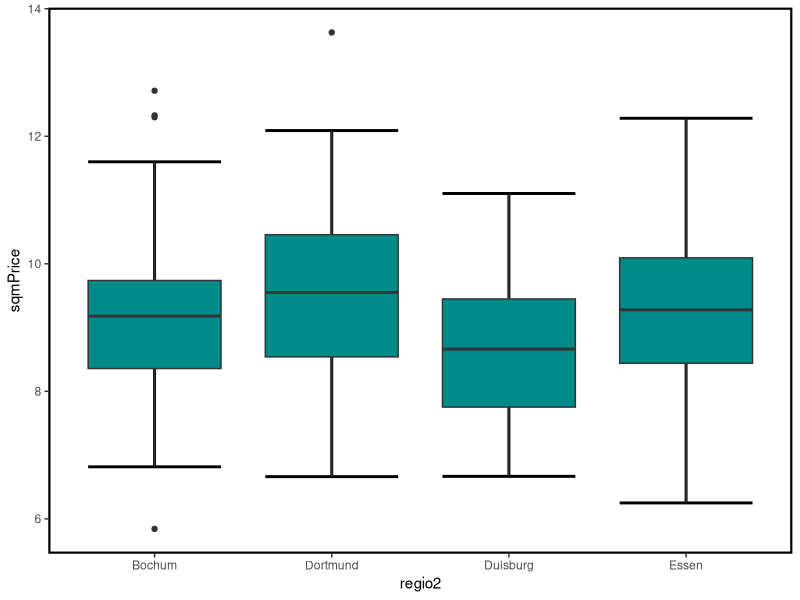
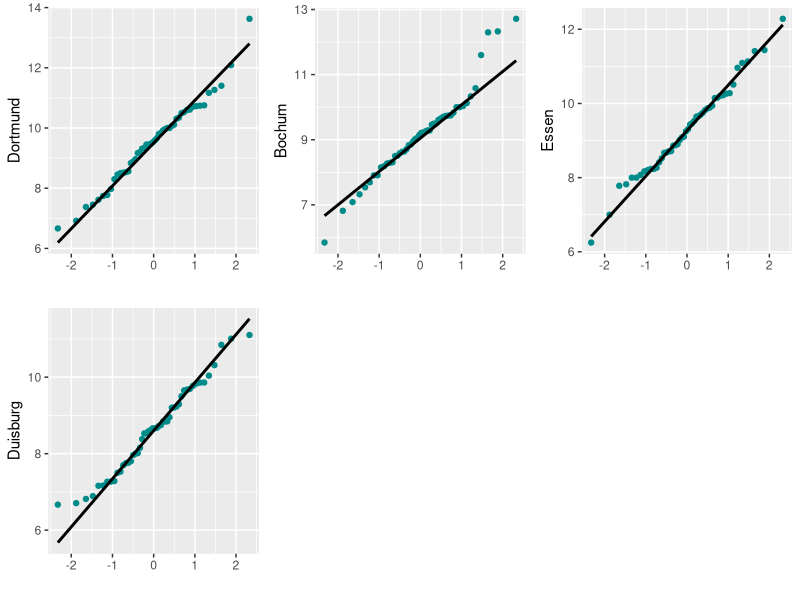

Write the R code that produced these figures, in order.
# Comparison of Multiple Distributions (Report-2)


library(ggplot2)
library(gridExtra)

R.version.string  #Version of R

df <- read.csv("./ImmoDataRuhr.csv", header = T) #read data

#Descriptive Statistics
table(df$regio2)
summary(df$sqmPrice)
str(df)

#Data summary
df_s <- data.frame()
for (i in unique(df$regio2)){
  
  df_s <- rbind(df_s,summary(df$sqmPrice[df$regio2 == i]))
  
}
colnames(df_s) <- c("Min","Q1","Median","Mean","Q3","Max")
df_s

#Boxplot for homogeneity of variance assessment
ggplot(data = df, mapping = aes(x = regio2, y = sqmPrice)) +
  stat_boxplot(geom = "errorbar", size = 1) +
  geom_boxplot(fill="darkcyan") +
  theme(panel.grid.major = element_blank(),
        panel.grid.minor = element_blank(),
        panel.background = element_blank(),
        panel.border = element_rect(fill = NA, colour = "black", size = 1.5))

#QQPlot for normality assessment
for (i in df$regio2){
  
  new_df <- df[df$regio2 == i,]
  
  p <- ggplot(data = new_df, mapping = aes(sample = sqmPrice)) + 
    geom_qq(colour = "darkcyan") + 
    geom_qq_line(size = 1) +
    labs(x = "", y = i)
  theme(panel.grid.major = element_blank(),
        panel.grid.minor = element_blank(),
        panel.background = element_blank(),
        panel.border = element_rect(fill = NA, colour = "black", size = 1.5))
  
  assign(paste0("qq_",i,"_plot"),p)
}
grid.arrange(qq_Dortmund_plot, qq_Bochum_plot, qq_Essen_plot, qq_Duisburg_plot, nrow = 2, ncol = 3)

#Anova Test
anova.res <- aov(formula = sqmPrice ~ regio2, data = df)
summary(anova.res)

#Without Adjustment pairwise t-test
pairwise.t.test(x = df$sqmPrice, g = df$regio2, p.adjust.method = "none", pool.sd = TRUE)

#Bonferroni Adjustment pairwise t-test
pairwise.t.test(x = df$sqmPrice, g = df$regio2, p.adjust.method = "bonferroni", pool.sd = TRUE)
